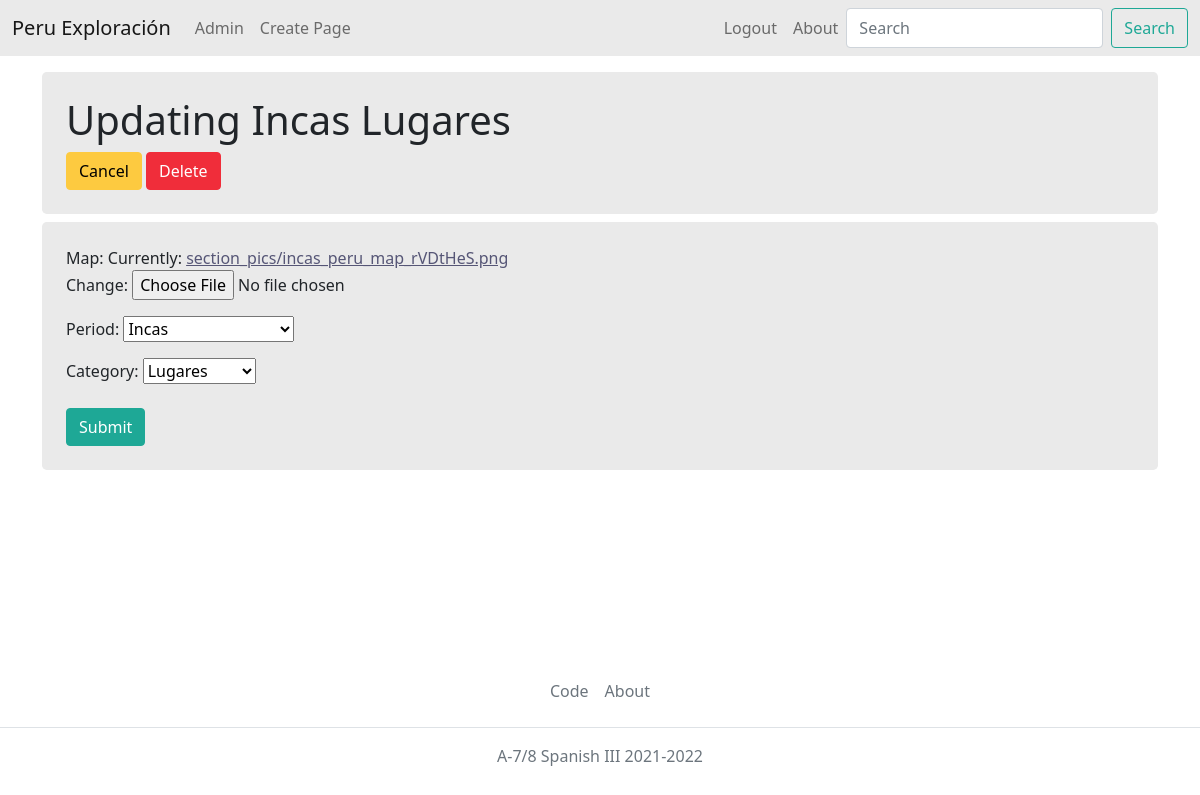
Screenshot of /core/update/page/13/ (signed in) with the database file from the repository.
### core/models/page.py (models this page shows, shortened)
class Page(Model):
    map = ImageField(upload_to='section_pics')
    periods = ['Incas', 'Colonial', 'Monarquía del Perú', 'Independencia', 'Presente']
    tuple_periods = [(c, c) for c in periods]
    period = CharField(max_length=64, choices=tuple_periods)
    categories = ['Historia', 'Costumbres', 'Lugares']
    tuple_categories = [(c, c) for c in categories]
    category = CharField(max_length=64, choices=tuple_categories)

### core/views/page.py (the view)
# urls.py: path('update/page/<str:pk>/', views.PageUpdateView.as_view(), name='page_update'),
class PageUpdateView(IsSuperuserMixin, UpdateView):
    login_url = 'core:user_login'
    fields = ['map', 'period', 'category']
    model = Page
    template_name = 'core/page/form.html'

### core/mixins.py (called while the page is built)
    def test_func(self) -> bool:
        return self.request.user.is_superuser

### core/templates/core/page/form.html
{% extends 'core/base/form.html' %}
{% block form_body %}
<h1>Updating {{form.instance.period}} {{form.instance.category}}</h1>
<a href="{%url 'core:exploración' %}?period={{ form.instance.period }}&category={{ form.instance.category }}" class="btn btn-warning">Cancel</a>
<a href="{%url 'core:page_delete' pk=form.instance.pk%}" class="btn btn-danger">Delete</a>
{% endblock form_body %}

### core/templates/core/base/form.html (shortened to what this page needs)
{% extends 'core/base/base.html' %}
{% block base_body %}
<div class="p-4 mb-2 bg-light rounded-3">
{% block form_body %}
{% endblock form_body %}
</div>
<div class="p-4 bg-light rounded-3 mb-4">
    <form method="post" enctype='multipart/form-data'>
        {{ form.as_p }}
        <input type="submit", class='mt-2 btn btn-success', value='Submit'>
    </form>
</div>
{% endblock base_body %}

### rows the page displays
Page: instance.period "Incas", instance.category "Lugares", period "Incas", category "Lugares"
